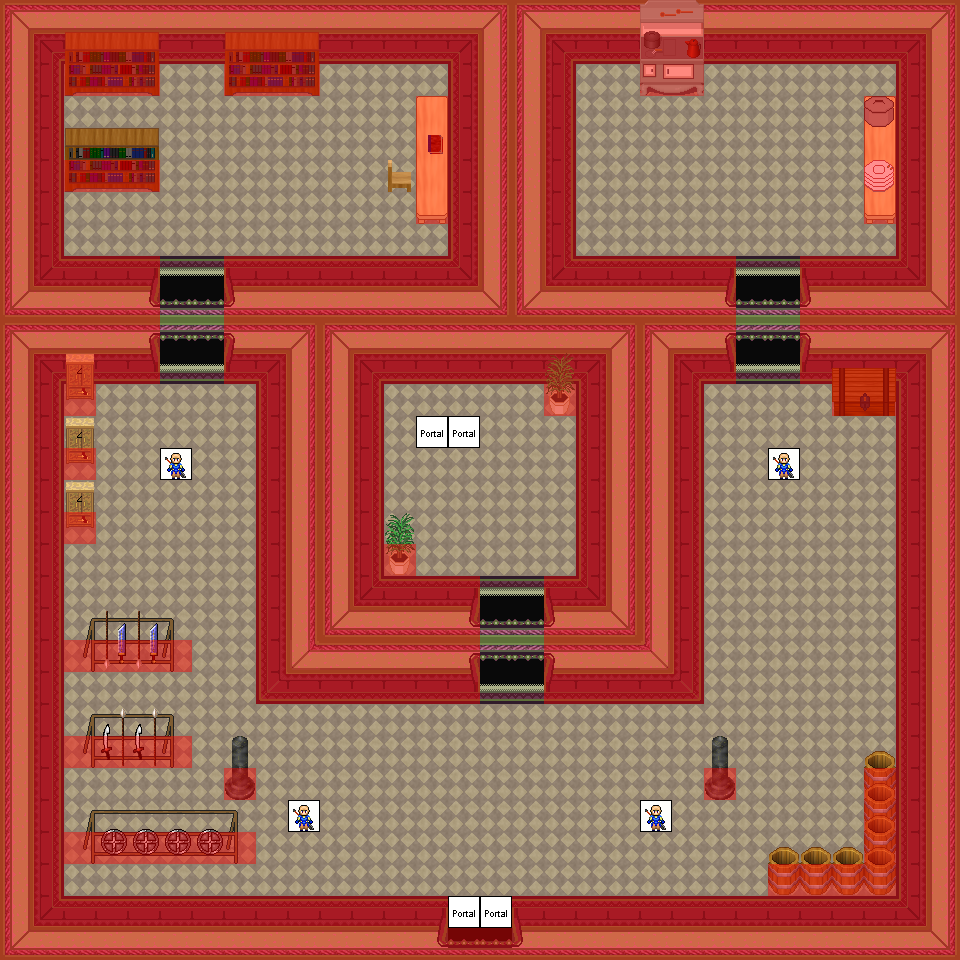

A level layout from a 2D game, rendered from its tile map. Below: a short description, then the map file with tile-grid data replaced by summaries:
An orthogonal 30x30 tile map with 32x32 px tiles, 8 tile layers (0_floor, 1_terrain, 2_object, 3_roof, ...), 20 tilesets.

<map version="1.8" tiledversion="1.8.4" orientation="orthogonal" renderorder="right-down" width="30" height="30" tilewidth="32" tileheight="32" infinite="0" nextlayerid="9" nextobjectid="1">
 <tileset firstgid="1" name="collision" tilewidth="32" tileheight="32" tilecount="1" columns="1">
  <image source="../../tileset/logic/collision.png" width="32" height="32" />
 </tileset>
 <tileset firstgid="2" name="portal" tilewidth="32" tileheight="32" tilecount="24" columns="8">
  <image source="../../tileset/logic/portal.png" width="256" height="96" />
 </tileset>
 <tileset firstgid="26" name="wall" tilewidth="32" tileheight="32" tilecount="28" columns="4">
  <image source="../../tileset/building/wall/int_green_purple.png" width="128" height="224" />
 </tileset>
 <tileset firstgid="54" name="entrance" tilewidth="32" tileheight="32" tilecount="28" columns="4">
  <image source="../../tileset/building/entrance/green_purple_ns_ew.png" width="128" height="224" />
 </tileset>
 <tileset firstgid="82" name="ground 1" tilewidth="32" tileheight="32" tilecount="5" columns="5">
  <image source="../../tileset/ground/brown.png" width="160" height="32" />
 </tileset>
 <tileset firstgid="87" name="ground2" tilewidth="32" tileheight="32" tilecount="2" columns="2">
  <image source="../../tileset/ground/brown_paving.png" width="64" height="32" />
 </tileset>
 <tileset firstgid="89" name="stairs" tilewidth="32" tileheight="32" tilecount="12" columns="2">
  <image source="../../tileset/building/stairs/stairs.png" width="64" height="192" />
 </tileset>
 <tileset firstgid="101" name="plant 1" tilewidth="32" tileheight="32" tilecount="2" columns="1">
  <image source="../../tileset/plant/indoor/oriental_plant.png" width="32" height="64" />
 </tileset>
 <tileset firstgid="103" name="shelf" tilewidth="32" tileheight="32" tilecount="6" columns="3">
  <image source="../../tileset/furniture/shelve/bright_bookshelf_and_cupboard.png" width="96" height="64" />
 </tileset>
 <tileset firstgid="109" name="weapons rack" tilewidth="32" tileheight="32" tilecount="18" columns="9">
  <image source="../../tileset/item/armor/weapons_rack.png" width="288" height="64" />
 </tileset>
 <tileset firstgid="127" name="column" tilewidth="32" tileheight="32" tilecount="6" columns="3">
  <image source="../../tileset/item/statue/metal_and_stone.png" width="96" height="64" />
 </tileset>
 <tileset firstgid="133" name="barrel 1" tilewidth="32" tileheight="32" tilecount="2" columns="1">
  <image source="../../tileset/item/pot/barrel_tall.png" width="32" height="64" />
 </tileset>
 <tileset firstgid="135" name="large chest" tilewidth="32" tileheight="32" tilecount="8" columns="4">
  <image source="../../tileset/item/chest/large.png" width="128" height="64" />
 </tileset>
 <tileset firstgid="143" name="table" tilewidth="32" tileheight="32" tilecount="3" columns="1">
  <image source="../../tileset/furniture/table/long_front_on_pale.png" width="32" height="96" />
 </tileset>
 <tileset firstgid="146" name="stove" tilewidth="32" tileheight="32" tilecount="6" columns="2">
  <image source="../../tileset/furniture/kitchen/stove.png" width="64" height="96" />
 </tileset>
 <tileset firstgid="152" name="crockery" tilewidth="32" tileheight="32" tilecount="6" columns="2">
  <image source="../../tileset/furniture/crockery/dishes.png" width="64" height="96" />
 </tileset>
 <tileset firstgid="158" name="book shelf" tilewidth="32" tileheight="32" tilecount="6" columns="3">
  <image source="../../tileset/furniture/shelve/dark_bookshelf_2.png" width="96" height="64" />
 </tileset>
 <tileset firstgid="164" name="chair" tilewidth="32" tileheight="32" tilecount="4" columns="2">
  <image source="../../tileset/furniture/chair/wooden_pale.png" width="64" height="64" />
 </tileset>
 <tileset firstgid="168" name="books" tilewidth="32" tileheight="32" tilecount="4" columns="2">
  <image source="../../tileset/item/documents/book.png" width="64" height="64" />
 </tileset>
 <tileset firstgid="172" name="imperials2" tilewidth="32" tileheight="32" tilecount="16" columns="8">
  <image source="../../tileset/logic/creature/human_imperial.png" width="256" height="64" />
 </tileset>
 <layer id="1" name="0_floor" width="30" height="30">
  <data>[900 cells, 900 non-empty, 2 distinct tile ids]</data>
 </layer>
 <layer id="2" name="1_terrain" width="30" height="30">
  <data>[900 cells, 480 non-empty, 42 distinct tile ids]</data>
 </layer>
 <layer id="3" name="2_object" width="30" height="30">
  <data>[900 cells, 76 non-empty, 27 distinct tile ids]</data>
 </layer>
 <layer id="4" name="3_roof" width="30" height="30">
  <data>[900 cells, 40 non-empty, 14 distinct tile ids]</data>
 </layer>
 <layer id="5" name="4_roof_add" width="30" height="30">
  <data>[900 cells, 0 non-empty, 0 distinct tile ids]</data>
 </layer>
 <layer id="6" name="objects" width="30" height="30">
  <data>[900 cells, 8 non-empty, 2 distinct tile ids]</data>
 </layer>
 <layer id="7" name="collision" width="30" height="30" opacity="0.44">
  <data>[900 cells, 479 non-empty, 1 distinct tile ids]</data>
 </layer>
 <layer id="8" name="protection" width="30" height="30">
  <data>[900 cells, 0 non-empty, 0 distinct tile ids]</data>
 </layer>
</map>
